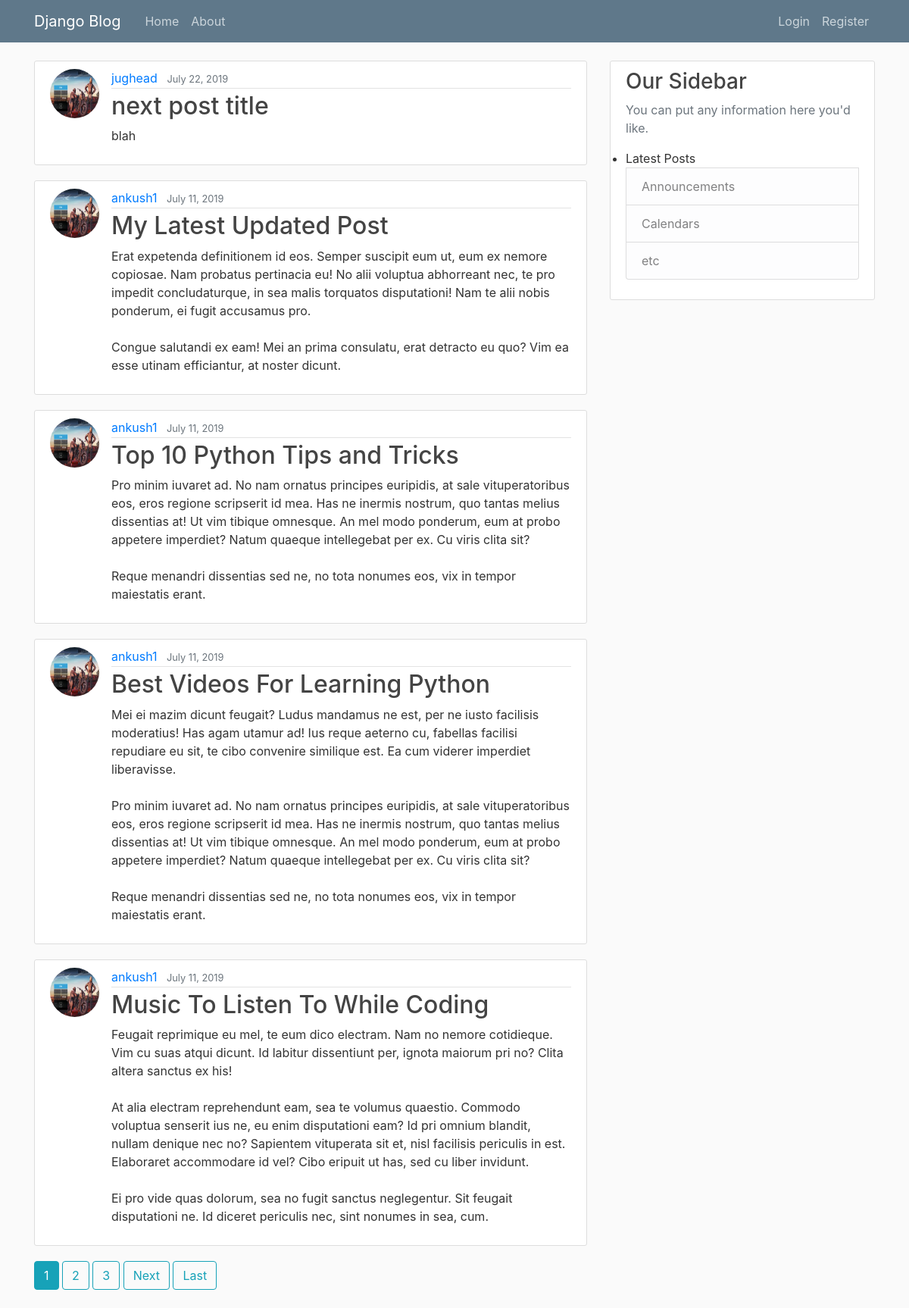
Before: / with the older database file.
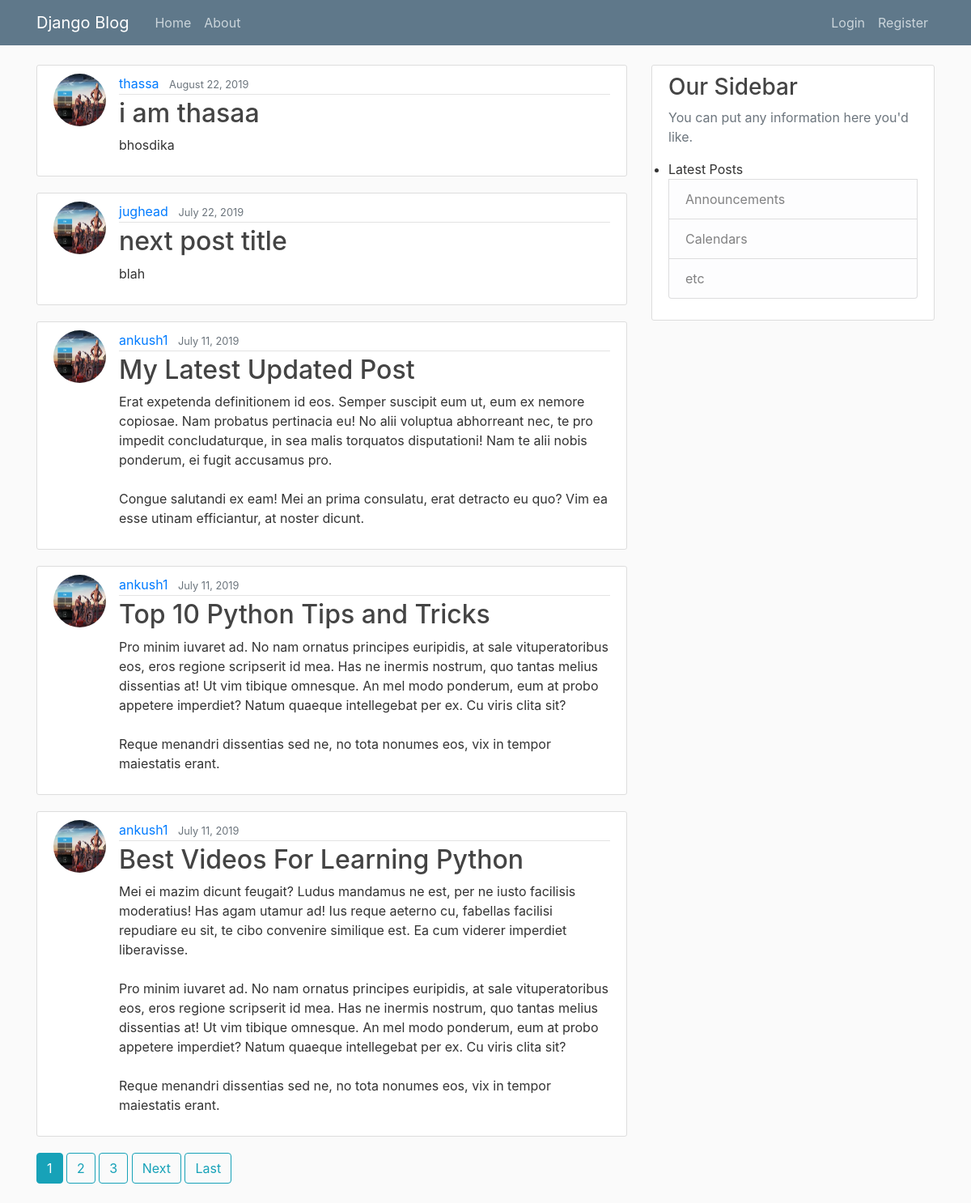
After: the same page with the newer database file.
### blog/models.py (models this page shows, shortened)
class Post(models.Model):
    title= models.CharField(max_length=100)
    content= models.TextField()
    date_posted=models.DateTimeField(default=timezone.now)
    date_modified=models.DateTimeField(auto_now=True)
    author= models.ForeignKey(User,on_delete=models.CASCADE)

### Userregister/models.py (models this page shows, shortened)
class Profile(models.Model):
    user= models.OneToOneField(User,on_delete=models.CASCADE)
    image=models.ImageField(default='default.jpg',upload_to='profile_pics')

### blog/views.py (the view)
# urls.py: path('',PostListView.as_view(), name='app-21'),
class PostListView(ListView):
    model = Post
    template_name = 'blog/home.html'  # <app>/<model>_<viewtype>.html
    context_object_name = 'posts'
    ordering = ['-date_posted']
    paginate_by = 5

### blog/templates/blog/home.html (shortened to what this page needs)
{% extends "blog/base.html" %}
{% block content %}
    {% for post in posts %}
        <article class="media content-section">
          <img class="rounded-circle article-img" src="{{ post.author.profile.image.url }}">
          <div class="media-body">
            <div class="article-metadata">
              <a class="mr-2" href="{% url 'user-posts' post.author.username %}">{{ post.author }}</a>
              <small class="text-muted">{{ post.date_posted|date:"F d, Y" }}</small>
            </div>
            <h2><a class="article-title" href="{% url 'post-detail' post.id %}">{{ post.title }}</a></h2>
            <p class="article-content">{{ post.content }}</p>
          </div>
        </article>
    {% endfor %}
    {% if is_paginated %}
      {% for num in page_obj.paginator.page_range %}
        {% if page_obj.number == num %}
          <a class="btn btn-info mb-4" href="?page={{ num }}">{{ num }}</a>
        {% elif num > page_obj.number|add:'-3' and num < page_obj.number|add:'3' %}
          <a class="btn btn-outline-info mb-4" href="?page={{ num }}">{{ num }}</a>
        {% endif %}
      {% endfor %}
      {% if page_obj.has_next %}
        <a class="btn btn-outline-info mb-4" href="?page={{ page_obj.next_page_number }}">Next</a>
        <a class="btn btn-outline-info mb-4" href="?page={{ page_obj.paginator.num_pages }}">Last</a>
      {% endif %}
    {% endif %}
{% endblock content %}

### blog/templates/blog/base.html (shortened to what this page needs)
{% load static %}
<!DOCTYPE html>
<html lang="en">
<head>
    <link rel="stylesheet" href="https://stackpath.bootstrapcdn.com/bootstrap/4.3.1/css/bootstrap.min.css">
    <link rel="stylesheet" type="text/css" href="{% static 'blog/main.css' %}">
</head>
<body>
<main role="main" class="container">
  <div class="row">
    <div class="col-md-8">
      {% block content %}{% endblock %}
    </div>
    <div class="col-md-4">
      <div class="content-section">
        <h3>Our Sidebar</h3>
        <p class='text-muted'>You can put any information here you'd like.
          <ul class="list-group">
            <li >Latest Posts</li>
            <li class="list-group-item list-group-item-light">Announcements</li>
            <li class="list-group-item list-group-item-light">Calendars</li>
            <li class="list-group-item list-group-item-light">etc</li>
          </ul>
        </p>
      </div>
    </div>
  </div>
</main>
<header class="site-header">
  <nav class="navbar navbar-expand-md navbar-dark bg-steel fixed-top">
    <div class="container">
      <a class="navbar-brand mr-4" href="/">Django Blog</a>
      <div class="collapse navbar-collapse" id="navbarToggle">
        <div class="navbar-nav mr-auto">
          <a class="nav-item nav-link" href="{% url 'app-home' %}">Home</a>
          <a class="nav-item nav-link" href="{% url 'app-21' %}">About</a>
        </div>
        <div class="navbar-nav">
        {% if user.is_authenticated %}
                  <a class="nav-item nav-link" href="{% url 'Logout' %}">Logout</a>
                  <a class="nav-item nav-link" href="{% url 'post-create' %}">New Post</a>
                  <a class="nav-item nav-link" href="{% url 'profile' %}">Profile</a>
        {% else %}
          <a class="nav-item nav-link" href="{% url 'Login' %}">Login</a>
          <a class="nav-item nav-link" href="{% url 'register' %}">Register</a>
        {% endif %}
        </div>
      </div>
    </div>
  </nav>
</header>
</body>
</html>

### blog/static/blog/main.css (style rules this page uses)
body { background: #fafafa; color: #333333; margin-top: 5rem; }
h1, h2, h3, h4, h5, h6 { color: #444444; }
ul { margin: 0; }
.bg-steel { background-color: #5f788a; }
.site-header .navbar-nav .nav-link { color: #cbd5db; }
.content-section { background: #ffffff; padding: 10px 20px; border: 1px solid #dddddd; border-radius: 3px; margin-bottom: 20px; }
.article-title { color: #444444; }
.article-content { white-space: pre-line; }
.article-img { height: 65px; width: 65px; margin-right: 16px; }
.article-metadata { padding-bottom: 1px; margin-bottom: 4px; border-bottom: 1px solid #e3e3e3 }

Changed rows visible on the page:
no longer on this page (row unchanged): Post: author.profile.image (placeholder picture), author "ankush1", date_posted "July 11, 2019", title "Music To Listen To While Coding", content "Feugait reprimique eu mel, te eum dico electram. Nam no nemore cotidieque. Vim cu suas atqui dicunt. Id labitur dissentiunt per, ignota maiorum pri no? Clita altera sanctus ex his! At alia electram reprehendunt eam, sea te volumus quaestio. Commodo voluptua senserit ius ne, eu enim disputationi eam? Id pri omnium blandit, nullam denique nec no? Sapientem vituperata sit et, nisl facilisis periculis in est. Elaboraret accommodare id vel? Cibo eripuit ut has, sed cu liber invidunt. Ei pro vide quas dolorum, sea no fugit sanctus neglegentur. Sit feugait disputationi ne. Id diceret periculis nec, sint nonumes in sea, cum."
added Post: author.profile.image (placeholder picture), author "thassa", date_posted "August 22, 2019", title "i am thasaa", content "bhosdika"
